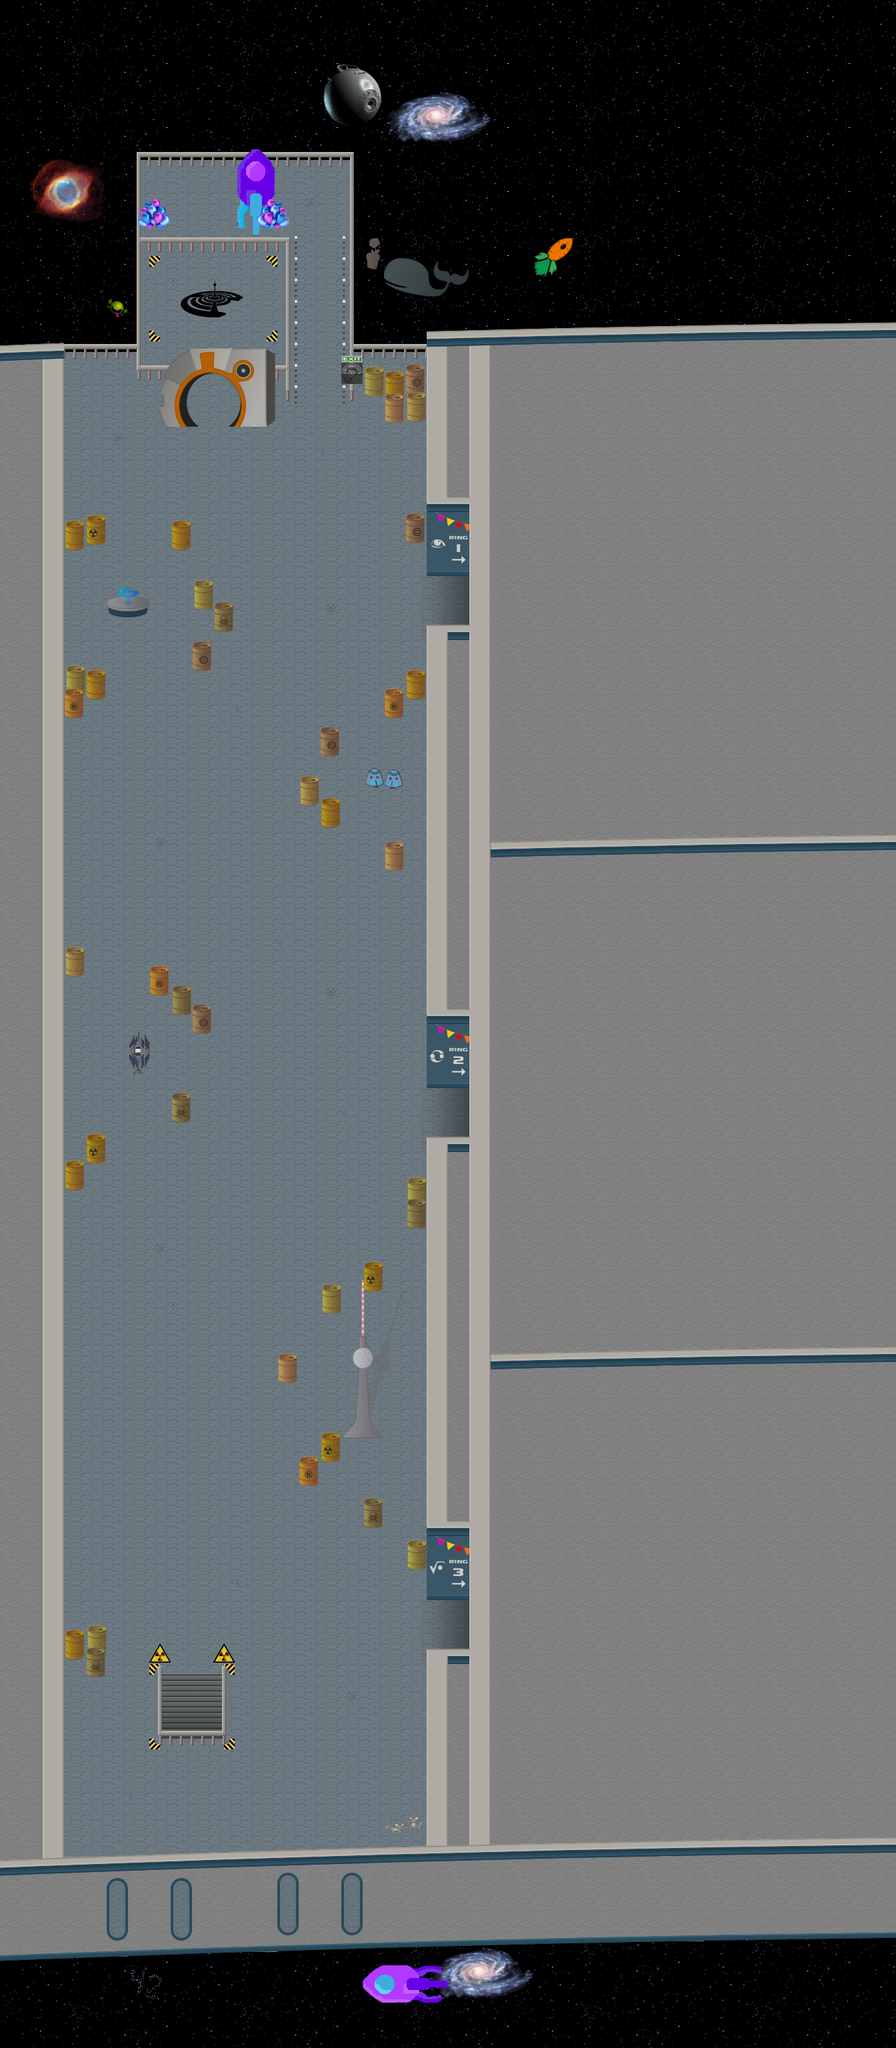

Tiled map render using the project's own tile images. Description and the map definition, with tile-layer contents summarised, below:
An orthogonal 42x96 tile map with 32x32 px tiles, 24 tile layers (mars_shake, departure, silent, start, ...), 4 tilesets and 1 object.

<map version="1.5" tiledversion="1.7.2" orientation="orthogonal" renderorder="right-down" width="42" height="96" tilewidth="32" tileheight="32" infinite="0" nextlayerid="34" nextobjectid="2">
 <editorsettings>
  <export target="main.json" format="json" />
 </editorsettings>
 <properties>
  <property name="mapCopyright" value="Map created by StarPeak" />
  <property name="mapDescription" value="This is the main passage between the rings of the c-base. It also acts as landing platform for incoming visitors." />
  <property name="mapLink" value="https://c-base.org/" />
  <property name="mapName" value="c-base main passage" />
  <property name="script" value="script.js" />
 </properties>
 <tileset firstgid="1" source="Tiles/walls.tsx" />
 <tileset firstgid="1025" source="Tiles/inventory.tsx" />
 <tileset firstgid="1537" source="Tiles/space.tsx" />
 <tileset firstgid="2561" source="Tiles/labels.tsx" />
 <layer id="13" name="mars_shake" width="42" height="96">
  <properties>
   <property name="audioLoop" type="bool" value="true" />
   <property name="playAudio" value="sounds/Mars_shake.mp3" />
  </properties>
  <data>[4032 cells, 63 non-empty, 1 distinct tile ids]</data>
 </layer>
 <layer id="25" name="departure" width="42" height="96">
  <properties>
   <property name="audioVolume" type="float" value="0.6" />
   <property name="playAudio" value="sounds/departure.mp3" />
  </properties>
  <data>[4032 cells, 14 non-empty, 1 distinct tile ids]</data>
 </layer>
 <layer id="15" name="silent" width="42" height="96">
  <properties>
   <property name="silent" type="bool" value="true" />
  </properties>
  <data>[4032 cells, 64 non-empty, 1 distinct tile ids]</data>
 </layer>
 <layer id="12" name="start" width="42" height="96">
  <properties>
   <property name="startLayer" type="bool" value="true" />
  </properties>
  <data>[4032 cells, 24 non-empty, 1 distinct tile ids]</data>
 </layer>
 <layer id="31" name="webSubantenne" width="42" height="96">
  <properties>
   <property name="openWebsite" value="https://rc3.c-base.org/subantenne/" />
   <property name="openWebsiteTrigger" value="onaction" />
   <property name="openWebsiteTriggerMessage" value="Press SPACE to show infos about sub antenna" />
  </properties>
  <data>[4032 cells, 59 non-empty, 1 distinct tile ids]</data>
 </layer>
 <layer id="16" name="web360" width="42" height="96">
  <properties>
   <property name="openWebsite" value="https://rc3.c-base.org/360/" />
   <property name="openWebsiteTrigger" value="onaction" />
   <property name="openWebsiteTriggerMessage" value="Press SPACE to show c-base 360" />
  </properties>
  <data>[4032 cells, 30 non-empty, 1 distinct tile ids]</data>
 </layer>
 <layer id="14" name="webScanner" width="42" height="96">
  <properties>
   <property name="openWebsite" value="https://rc3.c-base.org/scanner/" />
  </properties>
  <data>[4032 cells, 13 non-empty, 2 distinct tile ids]</data>
 </layer>
 <layer id="27" name="webCoffeebots" width="42" height="96">
  <properties>
   <property name="openWebsite" value="https://rc3.c-base.org/coffeebots" />
   <property name="openWebsiteTrigger" value="onaction" />
   <property name="openWebsiteTriggerMessage" value="Press SPACE to show infos about coffee bots" />
  </properties>
  <data>[4032 cells, 24 non-empty, 1 distinct tile ids]</data>
 </layer>
 <layer id="28" name="webSiri" width="42" height="96">
  <properties>
   <property name="openWebsite" value="https://rc3.c-base.org/siri" />
   <property name="openWebsiteTrigger" value="onaction" />
   <property name="openWebsiteTriggerMessage" value="Press SPACE to show infos about siri probe" />
  </properties>
  <data>[4032 cells, 41 non-empty, 1 distinct tile ids]</data>
 </layer>
 <layer id="23" name="exitReactor" width="42" height="96">
  <properties>
   <property name="exitUrl" value="reactor.json" />
  </properties>
  <data>[4032 cells, 4 non-empty, 1 distinct tile ids]</data>
 </layer>
 <layer id="22" name="entryReactor" width="42" height="96">
  <properties>
   <property name="startLayer" type="bool" value="true" />
  </properties>
  <data>[4032 cells, 2 non-empty, 1 distinct tile ids]</data>
 </layer>
 <layer id="17" name="exitRing3" width="42" height="96">
  <properties>
   <property name="exitUrl" value="ring3.json#start" />
  </properties>
  <data>[4032 cells, 6 non-empty, 1 distinct tile ids]</data>
 </layer>
 <layer id="18" name="entryRing3" width="42" height="96">
  <properties>
   <property name="startLayer" type="bool" value="true" />
  </properties>
  <data>[4032 cells, 3 non-empty, 1 distinct tile ids]</data>
 </layer>
 <layer id="10" name="exitRing2" width="42" height="96">
  <properties>
   <property name="exitUrl" value="ring2.json#start" />
  </properties>
  <data>[4032 cells, 6 non-empty, 1 distinct tile ids]</data>
 </layer>
 <layer id="11" name="entryRing2" width="42" height="96">
  <properties>
   <property name="startLayer" type="bool" value="true" />
  </properties>
  <data>[4032 cells, 3 non-empty, 1 distinct tile ids]</data>
 </layer>
 <layer id="19" name="exitRing1" width="42" height="96">
  <properties>
   <property name="exitUrl" value="ring1.json#start" />
  </properties>
  <data>[4032 cells, 6 non-empty, 1 distinct tile ids]</data>
 </layer>
 <layer id="20" name="entryRing1" width="42" height="96">
  <properties>
   <property name="startLayer" type="bool" value="true" />
  </properties>
  <data>[4032 cells, 3 non-empty, 1 distinct tile ids]</data>
 </layer>
 <layer id="1" name="floor" width="42" height="96">
  <data>[4032 cells, 4032 non-empty, 31 distinct tile ids]</data>
 </layer>
 <layer id="4" name="walls" width="42" height="96">
  <data>[4032 cells, 214 non-empty, 65 distinct tile ids]</data>
 </layer>
 <layer id="9" name="wallDeco" width="42" height="96">
  <data>[4032 cells, 134 non-empty, 68 distinct tile ids]</data>
 </layer>
 <layer id="5" name="wallBorder" width="42" height="96">
  <data>[4032 cells, 133 non-empty, 101 distinct tile ids]</data>
 </layer>
 <objectgroup id="2" name="floorLayer">
  <object id="1" x="268.593" y="644.946" width="93.3534" height="21.1991">
   <properties>
    <property name="getBadge" value="DW2rzEYkbt6sbNWOCJxDhjtqZuj7TPWczScEyE7dlcT49zOKw8" />
   </properties>
  </object>
 </objectgroup>
 <layer id="21" name="overlay1" width="42" height="96">
  <data>[4032 cells, 403 non-empty, 34 distinct tile ids]</data>
 </layer>
 <layer id="6" name="overlay2" width="42" height="96">
  <data>[4032 cells, 243 non-empty, 152 distinct tile ids]</data>
 </layer>
 <layer id="33" name="bday" width="42" height="96">
  <data>[4032 cells, 14 non-empty, 6 distinct tile ids]</data>
 </layer>
</map>
